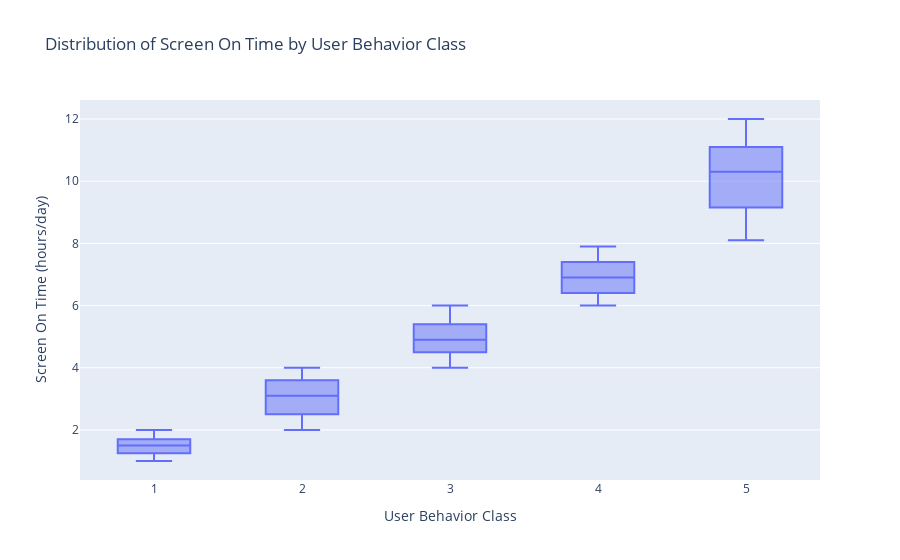

The notebook cell this image was saved under:
### Code cell
# Chart 5: Box Plot - Distribution of 'Screen On Time (hours/day)' for each 'User Behavior Class'
box_plot_data = df.groupby('User Behavior Class')['Screen On Time (hours/day)'].apply(list).to_dict()

# Convert the dictionary into a DataFrame for Plotly
df_boxplot = pd.DataFrame({
    'User Behavior Class': [key for key in box_plot_data for _ in box_plot_data[key]],
    'Screen On Time (hours/day)': [value for values in box_plot_data.values() for value in values]
})

# Create the box plot using Plotly Express
fig = px.box(df_boxplot, 
             x='User Behavior Class', 
             y='Screen On Time (hours/day)', 
             title='Distribution of Screen On Time by User Behavior Class',
             labels={'User Behavior Class': 'User Behavior Class',
                     'Screen On Time (hours/day)': 'Screen On Time (hours/day)'})

# Customize layout (optional)
fig.update_layout(
    xaxis_title='User Behavior Class',
    yaxis_title='Screen On Time (hours/day)',
    boxmode='group'  # Group the boxes for each category
)

# Show the interactive box plot
fig.show()

### Figure 1 — Plotly figure (JSON) as saved in the notebook; plotly's stock layout.template omitted (floating-point values rounded to 4 significant figures; data arrays with more than 128 entries replaced by an {"elided": "..."} marker saying what was removed)
{"data": [{"alignmentgroup": "True", "hovertemplate": "User Behavior Class=%{x}<br>Screen On Time (hours/day)=%{y}<extra></extra>", "legendgroup": "", "marker": {"color": "#636efa"}, "name": "", "notched": false, "offsetgroup": "", "orientation": "v", "showlegend": false, "type": "box", "x": {"elided": "700 int values"}, "x0": " ", "xaxis": "x", "y": {"elided": "700 float values"}, "y0": " ", "yaxis": "y"}], "layout": {"boxmode": "group", "legend": {"tracegroupgap": 0}, "title": {"text": "Distribution of Screen On Time by User Behavior Class"}, "xaxis": {"anchor": "y", "domain": [0, 1], "title": {"text": "User Behavior Class"}}, "yaxis": {"anchor": "x", "domain": [0, 1], "title": {"text": "Screen On Time (hours/day)"}}}}
